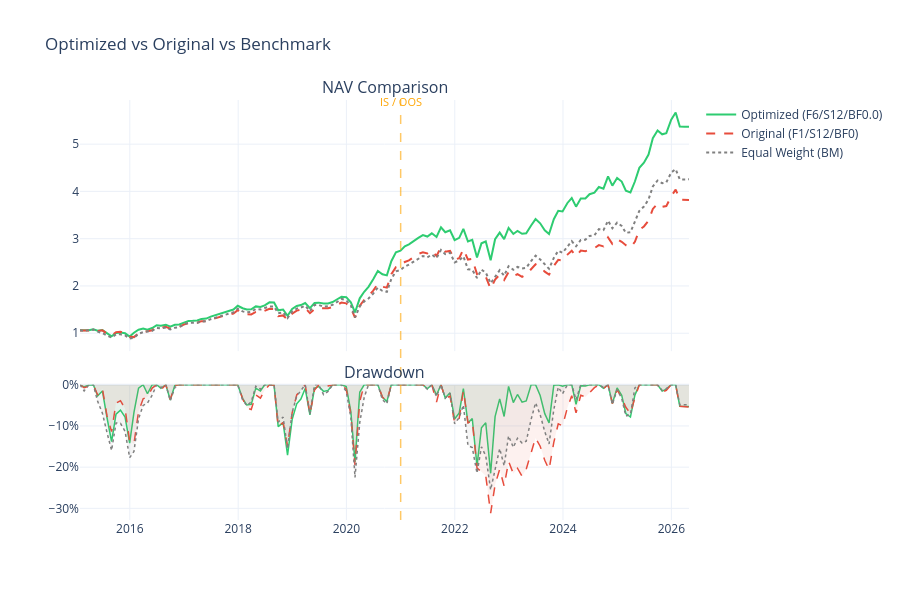

Notebook code for this chart:
### Markdown cell above
### 최적 파라미터 vs 기존 전략 vs BM 비교

IS Sharpe 상위 중 OOS에서도 안정적인 파라미터를 선정하여 비교합니다.

### Code cell
# IS+OOS 합산 Sharpe 기준 Best 선정 (오버피팅 방지)
grid_df['Combined Sharpe'] = grid_df['IS Sharpe'] * 0.5 + grid_df['OOS Sharpe'] * 0.5
best = grid_df.sort_values('Combined Sharpe', ascending=False).iloc[0]

best_fw, best_sw, best_bf = int(best['Fast']), int(best['Slow']), best['Bear Floor']
best_rw = make_weights(best_bf)

print(f"Best params: Fast={best_fw}M, Slow={best_sw}M, Bear Floor={best_bf}")
print(f"Weights: 강세={best_rw['강세 (Bullish)']:.2f}, 반등={best_rw['반등 (Recovery)']:.2f}, "
      f"조정={best_rw['조정 (Correction)']:.2f}, 약세={best_rw['약세 (Bearish)']:.2f}")
print(f"IS Sharpe={best['IS Sharpe']:.2f}, OOS Sharpe={best['OOS Sharpe']:.2f}")

# 최적 파라미터로 전체 기간 백테스트
best_rdf, _, _ = regime_cache[(best_fw, best_sw)]
nav_best, _, ret_best = regime_backtest(prices, best_rdf, best_rw)

# 현재 config 기준
config_label = f'Config (F{FAST_WINDOW}/S{SLOW_WINDOW}/BF{BEAR_FLOOR})'

# 비교 차트
fig = make_subplots(rows=2, cols=1, shared_xaxes=True,
                    subplot_titles=['NAV Comparison', 'Drawdown'],
                    row_heights=[0.65, 0.35], vertical_spacing=0.08)

traces = [
    (nav_best, f'Grid Best (F{best_fw}/S{best_sw}/BF{best_bf})', '#2ecc71', None),
    (nav_regime, config_label, '#e74c3c', 'dash'),
    (nav_ew, 'Equal Weight (BM)', 'gray', 'dot'),
]

for nav, name, color, dash in traces:
    fig.add_trace(go.Scatter(
        x=nav.index, y=nav.values,
        name=name, line=dict(color=color, width=2, dash=dash),
    ), row=1, col=1)
    
    dd = (nav - nav.cummax()) / nav.cummax()
    fig.add_trace(go.Scatter(
        x=dd.index, y=dd.values,
        name=name, line=dict(color=color, width=1.5, dash=dash),
        showlegend=False, fill='tozeroy',
        fillcolor=f'rgba({",".join(str(int(color.lstrip("#")[i:i+2], 16)) for i in (0,2,4))},0.08)' if color != 'gray' else 'rgba(128,128,128,0.08)',
    ), row=2, col=1)

# IS/OOS 경계선
is_end_str = IS_END
fig.add_shape(type='line', x0=is_end_str, x1=is_end_str, y0=0, y1=1,
              yref='paper', line=dict(dash='dash', color='orange', width=1.5),
              opacity=0.6)
fig.add_annotation(x=is_end_str, y=1.02, yref='paper', text='IS / OOS',
                   showarrow=False, font=dict(color='orange', size=11))

fig.update_yaxes(tickformat='.0%', row=2, col=1)
fig.update_layout(template='plotly_white', height=600, width=900,
                  title='Grid Best vs Config vs Benchmark')
fig.show()

# 통계 비교
print("\n=== Performance Comparison (Full Period) ===")
stats_compare = pd.DataFrame([
    calc_stats(nav_best, ret_best, f'Grid Best (F{best_fw}/S{best_sw}/BF{best_bf})'),
    calc_stats(nav_regime, ret_regime, config_label),
    calc_stats(nav_ew, ret_ew, 'Equal Weight (BM)'),
]).set_index('Strategy')
print(stats_compare.to_string())

### Figure 1 — Plotly figure (JSON) as saved in the notebook; plotly's stock layout.template omitted (floating-point values rounded to 4 significant figures; data arrays with more than 128 entries replaced by an {"elided": "..."} marker saying what was removed)
{"data": [{"line": {"color": "#2ecc71", "width": 2}, "name": "Optimized (F6/S12/BF0.0)", "type": "scatter", "x": {"elided": "136 str values"}, "xaxis": "x", "y": {"elided": "136 float values"}, "yaxis": "y"}, {"fill": "tozeroy", "fillcolor": "rgba(46,204,113,0.08)", "line": {"color": "#2ecc71", "width": 1.5}, "name": "Optimized (F6/S12/BF0.0)", "showlegend": false, "type": "scatter", "x": {"elided": "136 str values"}, "xaxis": "x2", "y": {"elided": "136 float values"}, "yaxis": "y2"}, {"line": {"color": "#e74c3c", "dash": "dash", "width": 2}, "name": "Original (F1/S12/BF0)", "type": "scatter", "x": {"elided": "136 str values"}, "xaxis": "x", "y": {"elided": "136 float values"}, "yaxis": "y"}, {"fill": "tozeroy", "fillcolor": "rgba(231,76,60,0.08)", "line": {"color": "#e74c3c", "dash": "dash", "width": 1.5}, "name": "Original (F1/S12/BF0)", "showlegend": false, "type": "scatter", "x": {"elided": "136 str values"}, "xaxis": "x2", "y": {"elided": "136 float values"}, "yaxis": "y2"}, {"line": {"color": "gray", "dash": "dot", "width": 2}, "name": "Equal Weight (BM)", "type": "scatter", "x": {"elided": "136 str values"}, "xaxis": "x", "y": {"elided": "136 float values"}, "yaxis": "y"}, {"fill": "tozeroy", "fillcolor": "rgba(128,128,128,0.08)", "line": {"color": "gray", "dash": "dot", "width": 1.5}, "name": "Equal Weight (BM)", "showlegend": false, "type": "scatter", "x": {"elided": "136 str values"}, "xaxis": "x2", "y": {"elided": "136 float values"}, "yaxis": "y2"}], "layout": {"annotations": [{"font": {"size": 16}, "showarrow": false, "text": "NAV Comparison", "x": 0.5, "xanchor": "center", "xref": "paper", "y": 1, "yanchor": "bottom", "yref": "paper"}, {"font": {"size": 16}, "showarrow": false, "text": "Drawdown", "x": 0.5, "xanchor": "center", "xref": "paper", "y": 0.322, "yanchor": "bottom", "yref": "paper"}, {"font": {"color": "orange", "size": 11}, "showarrow": false, "text": "IS / OOS", "x": "2021-01-01", "y": 1.02, "yref": "paper"}], "height": 600, "shapes": [{"line": {"color": "orange", "dash": "dash", "width": 1.5}, "opacity": 0.6, "type": "line", "x0": "2021-01-01", "x1": "2021-01-01", "y0": 0, "y1": 1, "yref": "paper"}], "title": {"text": "Optimized vs Original vs Benchmark"}, "width": 900, "xaxis": {"anchor": "y", "domain": [0, 1], "matches": "x2", "showticklabels": false}, "xaxis2": {"anchor": "y2", "domain": [0, 1]}, "yaxis": {"anchor": "x", "domain": [0.402, 1]}, "yaxis2": {"anchor": "x2", "domain": [0, 0.322], "tickformat": ".0%"}}}
